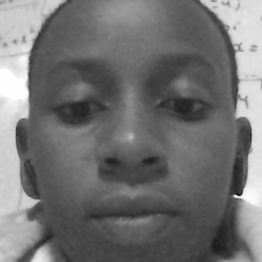
#> input picture dataset/data.1715976549735.1715976554524.jpg, 262 x 262 px; its folder holds only this picture in this run
$ python train_model.py
#> lines starting #> are read from the running program, lines starting #| are printed output that depends on the picture
import cv2
import os
import numpy as np

# Load the Haar Cascade Classifier for face detection
detector = cv2.CascadeClassifier("models/haarcascade_frontalface_default.xml")

def getImagesAndLabels(path, target_size=(100,100)):
#> called with path = 'dataset', target_size = (100, 100)
    imagePaths = [os.path.join(path, f) for f in os.listdir(path) if not f.startswith('.')]
    faceSamples = []
    Ids = []
    for imagePath in imagePaths:
        try:
            image = cv2.imread(imagePath, cv2.IMREAD_GRAYSCALE)  # Read image in grayscale
#> image is the input picture: shape (262, 262); min 0, max 255, mean 113.9
            image = cv2.resize(image, target_size)  # Resize image to target size
#> image: shape (100, 100)
            filename = os.path.basename(imagePath)
            customer_id = int(filename.split("_")[0].split(".")[1])  # Extract customer ID
            faces = detector.detectMultiScale(image)
#> faces = [[5, 4, 90, 90]]
            for (x, y, w, h) in faces:
                face = image[y:y + h, x:x + w]
                faceSamples.append(face)
                Ids.append(customer_id)
#> this loop made 1 pass
#> pass 1, in getImagesAndLabels, `face = image[y:y + h, x:x + w]`:
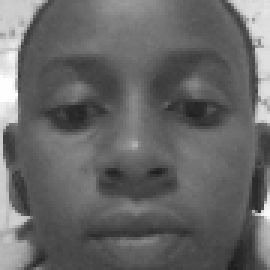
#> face: shape (90, 90) (shown 3 times larger); min 29, max 255, mean 102.6
#> after the loop, Ids = [1715976549735]; faceSamples = 1 item
        except Exception as e:
            print(f"Error processing image {imagePath}: {e}")
    return faceSamples, Ids

def train_recognizer(dataset_path):
    recognizer = cv2.face.LBPHFaceRecognizer_create()

    faces, Ids = getImagesAndLabels(dataset_path)
#> faces = 1 item; Ids = [1715976549735]
    print(Ids)
#| [1715976549735]
    # Check if there are faces detected
    if len(faces) == 0:
        print("No faces found in the dataset.")
        return

    recognizer.train(faces, np.array(Ids))
    model_path = "models/trained_lbph_face_recognizer_model.yml"
    recognizer.save(model_path)
    print(f"Training complete. Model saved as '{model_path}'.")

if __name__ == "__main__":
    # Folder path for the dataset containing face images
    dataset_path = "dataset"

    # Call the function to train the recognizer
    train_recognizer(dataset_path)

$ run again, on dataset/data.1715976549735.1715976559367.jpg
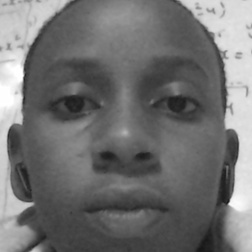
#> input picture dataset/data.1715976549735.1715976559367.jpg, 252 x 252 px
#> in getImagesAndLabels, image is the input picture: shape (252, 252); min 23, max 255, mean 113.2
#> image: shape (100, 100)
#> in getImagesAndLabels, `faces = detector.detectMultiScale(image)`: faces = [[4, 4, 91, 91]]
#> the loop in getImagesAndLabels, `for (x, y, w, h) in faces:` made 1 pass
#> pass 1, in getImagesAndLabels, `face = image[y:y + h, x:x + w]`:
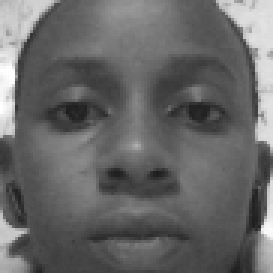
#> face: shape (91, 91) (shown 3 times larger); min 29, max 255, mean 103.1
#> after the loop in getImagesAndLabels, `for (x, y, w, h) in faces:`: Ids = [1715976549735]; faceSamples = 1 item
#> in train_recognizer, `faces, Ids = getImagesAndLabels(dataset_path)`: Ids = [1715976549735]
#| [1715976549735]
